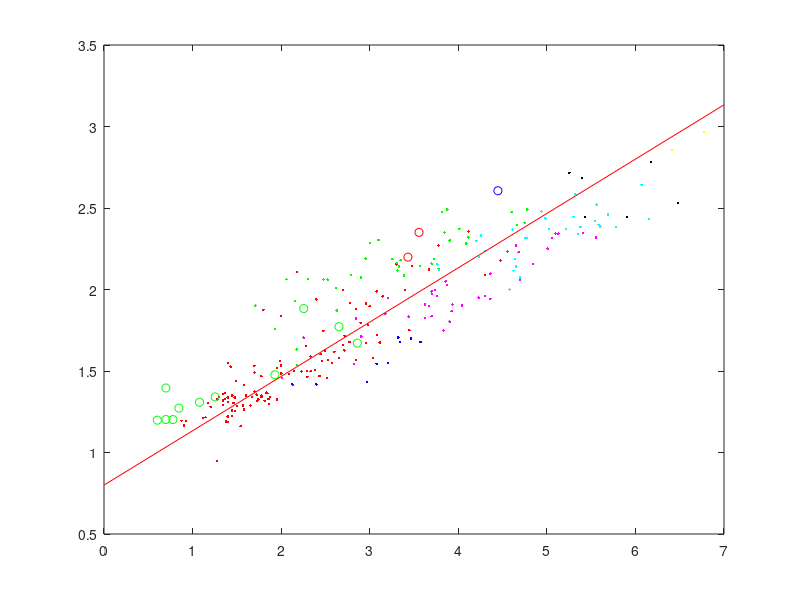

Write the MATLAB code that produced this figure. (Note: this script raises an error after producing the figure.)
%% fig:Mill81
%% bib:Mill81
%% out:Mill81

%% rodentia
Rode = [ ...
  1.27877  0.94855;
  2.52504  1.56713;
  3.30103  2.15409;
  1.54406  1.16082;
  1.87506  1.34033;
  1.81292  1.31636;
  2.27645  1.65358;
  1.98679  1.56264;
  1.44717  1.22277;
  2.18185  1.53824;
  2.84387  1.56682;
  2.44561  1.60343;
  2.51851  1.45779;
  2.33041  1.58899;
  2.00000  1.53322;
  2.33244  1.49940;
  2.89762  1.79512;
  2.71600  1.71547;
  0.92943  1.19390;
  1.17610  1.30251;
  0.90310  1.16492;
  1.95423  1.32396;
  1.69896  1.53165;
  1.60206  1.34967;
  1.85734  1.32916;
  2.47712  1.74563;
  1.44717  1.25852;
  1.36174  1.32659;
  1.50514  1.28546;
  1.44717  1.34916;
  1.43137  1.52666;
  1.11394  1.21218;
  1.27877  1.32581;
  1.34243  1.29217;
  1.46240  1.30311;
  1.14612  1.21618;
  1.57979  1.26371;
  1.44717  1.34804;
  1.79934  1.87541;
  2.71349  1.62685;
  1.56821  1.28805;
  1.20412  1.28022;
  3.03743  1.58022;
  2.00000  1.83833;
  2.39795  1.93957;
  1.39794  1.33741;
  1.77816  1.46822;
  2.23045  1.49673;
  2.65322  1.57895;
  2.14613  1.50008;
  2.49136  1.62534;
  2.46240  1.56312;
  2.43296  1.47013;
  2.29666  1.46360;
  2.38023  1.50705;
  1.36174  1.36439;
  1.34243  1.35795;
  1.95423  1.51670;
  3.00001  1.89703;
  2.97773  1.78220;
  3.66933  2.12182;
  1.39794  1.30867;
  1.67210  1.34024;
  1.34243  1.31893;
  1.65321  1.28722;
  1.72427  1.31599;
  1.47712  1.25409;
  2.95424  1.67158;
  1.72427  1.35549;
  1.84511  1.36347;
  3.44715  1.75061;
  1.77816  1.34053;
  1.69896  1.37329;
  1.83251  1.36778;
  1.34243  1.29017;
  1.30102  1.34098;
  3.47713  2.14478;
  3.14613  1.95790;
  3.07918  1.98882;
  2.95809  1.91487;
  1.74037  1.32507;
  4.30103  2.08809;
  4.47713  2.17783;
  2.77817  1.91901;
  2.08991  1.48243;
  2.57404  1.54870;
  2.84511  1.88206;
  2.60207  1.61740;
  1.69896  1.49048;
  1.69896  1.49048;
  3.77814  2.26955;
  2.13033  1.41404;
  1.49135  1.43768;
  1.57979  1.41248;
  4.11395  2.35603;
  1.86334  1.29694;
  3.07918  1.72094;
  2.17610  2.10634;
  1.39794  1.54924;
  1.47712  1.33707;
  1.39794  1.22127;
  1.38022  1.19049;
  1.39794  1.18602;
  2.69896  1.99835;
  2.69896  1.66033;
  2.77234  1.67817;
  3.11395  1.67428;
  1.77816  1.35035;
  2.29225  1.50173;
  0.87505  1.19508;
  3.39795  1.99653;
  2.00000  1.48473];

 %% primates
Prim = [ ...
  2.1761  1.6327;
  2.1761  1.5355;
  2.0607  2.0628;
  4.0128  2.3725;
  2.6181  2.0094;
  2.7910  2.0899;
  3.8451  2.3501;
  4.6020  2.4747;
  3.0987  2.3036;
  4.1140  2.3202;
  3.0060  2.2838;
  1.9294  1.7564;
  4.0899  2.2822;
  3.7243  2.1869;
  3.5682  2.1433;
  3.3892  2.0848;
  3.9031  2.3007;
  3.6990  2.1586;
  2.9542  2.1896;
  3.3489  2.1800;
  3.2550  2.1855;
  3.3109  2.1625;
  3.3147  2.1161;
  3.8751  2.4915;
  3.8129  2.4758;
  4.7482  2.4089;
  4.7781  2.4914;
  2.3032  2.0660;
  1.7076  1.9009;
  4.6646  2.3939;
  2.6284  1.8709;
  3.3312  2.1403;
  2.1553  1.9309;
  2.5250  2.0604;
  3.7781  2.1266;
  2.9031  2.0732;
  2.4771  2.0608];

 %% Lagomorpha
Lago = [ ...
  2.9708  1.4322;
  3.3424  1.6782;
  2.3979  1.4182;
  2.1238  1.4198;
  3.0792  1.5447;
  3.4669  1.7004;
  3.5740  1.6780;
  3.3222  1.7060;
  3.2041  1.5493];

 %% Carnivora
Carn = [ ...
  3.6232  1.8251;
  3.6990  1.8366;
  5.5563  2.3198;
  3.6721  1.8984;
  5.4116  2.3459;
  2.9031  1.7115;
  3.6990  1.9888;
  3.7404  1.9971;
  3.8751  2.0271;
  3.6990  1.9722;
  2.2553  1.7048;
  2.8451  1.8216;
  2.0086  1.4588;
  3.2041  1.9480;
  2.8196  1.5440;
  3.8325  1.7486;
  3.9345  1.9090;
  3.9031  1.8034;
  4.3010  1.9605;
  3.8573  2.0501;
  4.5539  2.2334;
  5.0086  2.2504;
  5.0569  2.3159;
  4.6532  2.2711;
  3.1761  1.8519;
  3.6232  1.9083;
  4.3617  2.0978;
  4.6813  2.2296;
  3.4393  1.8334;
  5.1303  2.3425;
  4.2305  1.9504;
  4.8451  2.1564;
  4.3617  1.9434;
  4.6990  2.0594;
  4.0414  1.9019;
  3.9243  1.8671;
  3.7559  1.9597;
  5.0969  2.3428];

%% Proboscidea
Prob =[ ...
  6.7782  2.9663;
  6.4133  2.8552];

%% Perissodactyla
Peri = [ ...
  5.2553  2.7157;
  5.3979  2.6845;
  6.4771  2.5298;
  5.9031  2.4463;
  5.4314  2.4462;
  6.1761  2.7832];

%% Artiodactyla
Arti = [ ...
  3.7634  2.1540;
  5.6021  2.3860;
  5.6902  2.4606;
  4.2553  2.3310;
  5.2122  2.3708;
  5.0212  2.3726;
  4.9395  2.4779;
  5.5623  2.5207;
  4.2305  2.2001;
  5.3222  2.5842;
  4.7708  2.3153;
  4.7559  2.3165;
  4.9823  2.4360;
  4.6990  2.0746;
  4.2041  2.2987;
  3.7781  2.1196;
  5.3802  2.3838;
  6.1538  2.4332;
  6.0700  2.6421;
  4.5798  2.0002;
  4.3010  2.2353;
  5.3010  2.4461;
  5.3522  2.3399;
  4.6532  2.1419;
  5.5832  2.3970;
  5.7782  2.3833;
  4.6128  2.3693;
  4.6233  2.1151;
  5.5441  2.4196;
  4.6435  2.1882];

%% Hyracoidea
Hyra = [ ...
  3.4314  2.1984;
  3.5563  2.3505];

%% Insectivora
Inse =  [ ...
  2.65322  1.77181;
  1.92941  1.47700;
  0.69898  1.20242;
  0.69898  1.39577;
  0.60206  1.19831;
  0.84510  1.27232;
  1.07917  1.30800;
  2.86034  1.67095;
  2.25528  1.88322;
  0.77816  1.20217;
  1.25527  1.34100];

  %% Edentata
Eden = [4.4472  2.6058];

%% gset term postscript color solid 'Times-Roman' 35
%% gset output 'Mill81.ps'

plot(Rode(:,1), Rode(:,2), '.r', ...
    Prim(:,1), Prim(:,2), '.g', ...
    Lago(:,1), Lago(:,2), '.b', ...
    Carn(:,1), Carn(:,2), '.m', ...
    Prob(:,1), Prob(:,2), '.y', ...
    Peri(:,1), Peri(:,2), '.k', ...
    Arti(:,1), Arti(:,2), '.c', ...
    Hyra(:,1), Hyra(:,2), 'or', ...
    Inse(:,1), Inse(:,2), 'og', ...
    Eden(:,1), Eden(:,2), 'ob', ...
    [0; 7],  [.8; 3.133], 'r')
legend('Rodentia', 'Primates', 'Lagomorpha', 'Carnivora', 'Proboscidea', 'Perissodactyla', 'Artiodactyla','Hyracoidea', 'Insectivora', 'Edentata',4)
xlabel('log10 adult weight, g')
ylabel('log10 gestation time, d')
